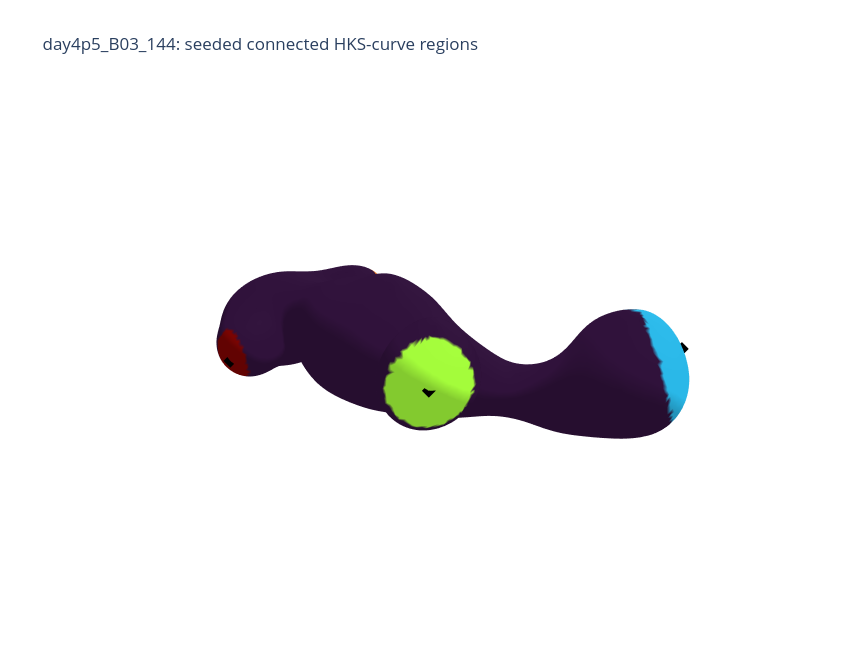
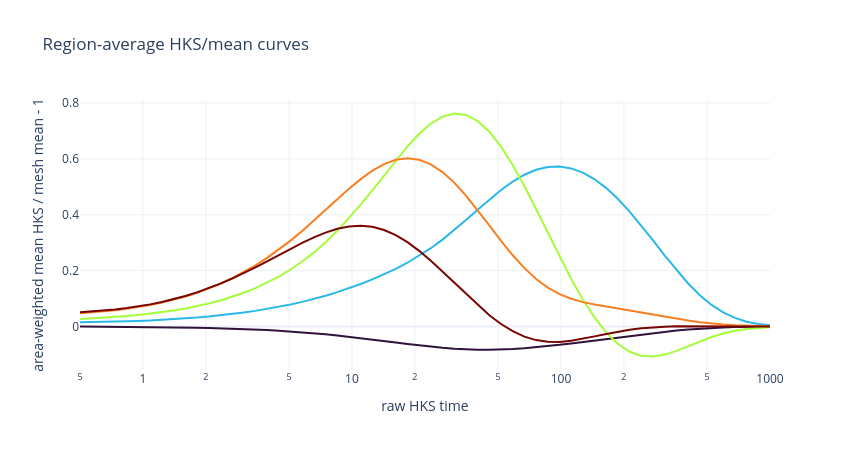

These figures' notebook cell, in order:
### Code cell
region_colors = plotly_colors.sample_colorscale(
    "Turbo",
    np.linspace(0.0, 1.0, max(len(region_ids), 2))[: len(region_ids)],
)
region_names = [
    f"R{rid}: area={region_areas[rid] / surface_area:.1%}, seeds={int(region_seed_counts[rid])}"
    for rid in region_ids
]

fig_regions = plot_mesh_by_regions(
    mesh,
    region_vertex_sets,
    backend="plotly",
    region_names=region_names,
    colors=region_colors,
    alpha=1.0,
    add_legend=False,
    fig_size=(850, 650),
)
seed_xyz = np.asarray(mesh.v)[seed_vertices]
fig_regions.add_trace(
    go.Scatter3d(
        x=seed_xyz[:, 0],
        y=seed_xyz[:, 1],
        z=seed_xyz[:, 2],
        mode="markers",
        marker=dict(size=4.5, color="black", symbol="diamond"),
        text=[f"seed {i}: v{int(v)}<br>peak={peak_height[v]:.3g}<br>t={peak_time[v]:.3g}" for i, v in enumerate(seed_vertices)],
        hovertemplate="%{text}<extra></extra>",
        showlegend=False,
        name="seeds",
    )
)
fig_regions.update_layout(title=f"{mesh.label_uid}: seeded connected HKS-curve regions")
display(fig_regions)

fig_region_curves = go.Figure()
for rid, idx in enumerate(region_vertex_sets):
    weights = vertex_areas[idx]
    region_curve = np.average(hks_meanratio[idx], axis=0, weights=weights)
    fig_region_curves.add_trace(
        go.Scatter(
            x=ts_mesh,
            y=region_curve,
            mode="lines",
            line=dict(color=region_colors[rid], width=2.0),
            name=f"R{rid}",
            text=[region_names[rid]] * ts_mesh.size,
            hovertemplate="%{text}<br>t=%{x:.4g}<br>HKS/mean-1=%{y:.4g}<extra></extra>",
            showlegend=False,
        )
    )

fig_region_curves.update_xaxes(type="log", title_text="raw HKS time")
fig_region_curves.update_yaxes(title_text="area-weighted mean HKS / mesh mean - 1")
fig_region_curves.update_layout(
    title="Region-average HKS/mean curves",
    width=850,
    height=450,
    template="plotly_white",
    showlegend=False,
)
display(fig_region_curves)

### Figure 1 — Plotly figure (JSON) as saved in the notebook; plotly's stock layout.template omitted (floating-point values rounded to 4 significant figures; data arrays with more than 128 entries replaced by an {"elided": "..."} marker saying what was removed)
{"data": [{"i": {"elided": "35998 int values"}, "j": {"elided": "35998 int values"}, "k": {"elided": "35998 int values"}, "opacity": 1, "showscale": false, "type": "mesh3d", "vertexcolor": {"elided": "18001 str values"}, "x": {"elided": "18001 float values"}, "y": {"elided": "18001 float values"}, "z": {"elided": "18001 float values"}}, {"hovertemplate": "%{text}<extra></extra>", "marker": {"color": "black", "size": 4.5, "symbol": "diamond"}, "mode": "markers", "name": "seeds", "showlegend": false, "text": ["seed 0: v15005<br>peak=0.821<br>t=30.9", "seed 1: v9951<br>peak=0.662<br>t=18.4", "seed 2: v11468<br>peak=0.611<br>t=86.5", "seed 3: v7471<br>peak=0.417<br>t=9.68"], "type": "scatter3d", "x": [-6.543, 5.329, 9.611, -9.12], "y": [-7.756, 9.241, -13.32, 7.578], "z": [2.485, 0.2729, 0.9809, -0.6311]}], "layout": {"height": 650, "scene": {"aspectmode": "data", "bgcolor": "rgba(0,0,0,0)", "camera": {"eye": {"x": -1.282, "y": -1.282, "z": 0.8452}}, "xaxis": {"visible": false}, "yaxis": {"visible": false}, "zaxis": {"visible": false}}, "title": {"text": "day4p5_B03_144: seeded connected HKS-curve regions"}, "width": 850}}

### Figure 2 — Plotly figure (JSON) as saved in the notebook; plotly's stock layout.template omitted (floating-point values rounded to 4 significant figures)
{"data": [{"hovertemplate": "%{text}<br>t=%{x:.4g}<br>HKS/mean-1=%{y:.4g}<extra></extra>", "line": {"color": "rgb(48, 18, 59)", "width": 2}, "mode": "lines", "name": "R0", "showlegend": false, "text": ["R0: area=90.0%, seeds=0", "R0: area=90.0%, seeds=0", "R0: area=90.0%, seeds=0", "R0: area=90.0%, seeds=0", "R0: area=90.0%, seeds=0", "R0: area=90.0%, seeds=0", "R0: area=90.0%, seeds=0", "R0: area=90.0%, seeds=0", "R0: area=90.0%, seeds=0", "R0: area=90.0%, seeds=0", "R0: area=90.0%, seeds=0", "R0: area=90.0%, seeds=0", "R0: area=90.0%, seeds=0", "R0: area=90.0%, seeds=0", "R0: area=90.0%, seeds=0", "R0: area=90.0%, seeds=0", "R0: area=90.0%, seeds=0", "R0: area=90.0%, seeds=0", "R0: area=90.0%, seeds=0", "R0: area=90.0%, seeds=0", "R0: area=90.0%, seeds=0", "R0: area=90.0%, seeds=0", "R0: area=90.0%, seeds=0", "R0: area=90.0%, seeds=0", "R0: area=90.0%, seeds=0", "R0: area=90.0%, seeds=0", "R0: area=90.0%, seeds=0", "R0: area=90.0%, seeds=0", "R0: area=90.0%, seeds=0", "R0: area=90.0%, seeds=0", "R0: area=90.0%, seeds=0", "R0: area=90.0%, seeds=0", "R0: area=90.0%, seeds=0", "R0: area=90.0%, seeds=0", "R0: area=90.0%, seeds=0", "R0: area=90.0%, seeds=0", "R0: area=90.0%, seeds=0", "R0: area=90.0%, seeds=0", "R0: area=90.0%, seeds=0", "R0: area=90.0%, seeds=0", "R0: area=90.0%, seeds=0", "R0: area=90.0%, seeds=0", "R0: area=90.0%, seeds=0", "R0: area=90.0%, seeds=0", "R0: area=90.0%, seeds=0", "R0: area=90.0%, seeds=0", "R0: area=90.0%, seeds=0", "R0: area=90.0%, seeds=0", "R0: area=90.0%, seeds=0", "R0: area=90.0%, seeds=0", "R0: area=90.0%, seeds=0", "R0: area=90.0%, seeds=0", "R0: area=90.0%, seeds=0", "R0: area=90.0%, seeds=0", "R0: area=90.0%, seeds=0", "R0: area=90.0%, seeds=0", "R0: area=90.0%, seeds=0", "R0: area=90.0%, seeds=0", "R0: area=90.0%, seeds=0", "R0: area=90.0%, seeds=0"], "type": "scatter", "x": [0.5, 0.5687, 0.6469, 0.7359, 0.8371, 0.9522, 1.083, 1.232, 1.401, 1.594, 1.813, 2.063, 2.346, 2.669, 3.036, 3.453, 3.928, 4.468, 5.082, 5.781, 6.576, 7.48, 8.509, 9.679, 11.01, 12.52, 14.24, 16.2, 18.43, 20.97, 23.85, 27.13, 30.86, 35.1, 39.93, 45.42, 51.66, 58.76, 66.84, 76.03, 86.49, 98.38, 111.9, 127.3, 144.8, 164.7, 187.4, 213.1, 242.4, 275.7, 313.7, 356.8, 405.8, 461.6, 525.1, 597.3, 679.4, 772.9, 879.1, 1000.0], "y": [0.0003719, 0.0001965, -1.367e-05, -0.0002657, -0.0005673, -0.0009277, -0.001357, -0.001865, -0.002466, -0.003172, -0.003999, -0.004963, -0.006085, -0.007388, -0.008898, -0.01064, -0.01266, -0.01497, -0.01761, -0.02061, -0.02398, -0.02773, -0.03188, -0.03639, -0.04124, -0.04636, -0.05166, -0.05703, -0.06233, -0.0674, -0.07206, -0.07613, -0.07942, -0.08179, -0.08311, -0.08334, -0.08248, -0.08061, -0.07784, -0.07431, -0.07016, -0.0655, -0.06044, -0.05508, -0.04951, -0.04384, -0.03818, -0.03264, -0.02734, -0.02238, -0.01785, -0.01381, -0.01032, -0.007404, -0.005065, -0.003281, -0.001996, -0.00113, -0.0005906, -0.0002817]}, {"hovertemplate": "%{text}<br>t=%{x:.4g}<br>HKS/mean-1=%{y:.4g}<extra></extra>", "line": {"color": "rgb(42, 184, 232)", "width": 2}, "mode": "lines", "name": "R1", "showlegend": false, "text": ["R1: area=5.8%, seeds=1", "R1: area=5.8%, seeds=1", "R1: area=5.8%, seeds=1", "R1: area=5.8%, seeds=1", "R1: area=5.8%, seeds=1", "R1: area=5.8%, seeds=1", "R1: area=5.8%, seeds=1", "R1: area=5.8%, seeds=1", "R1: area=5.8%, seeds=1", "R1: area=5.8%, seeds=1", "R1: area=5.8%, seeds=1", "R1: area=5.8%, seeds=1", "R1: area=5.8%, seeds=1", "R1: area=5.8%, seeds=1", "R1: area=5.8%, seeds=1", "R1: area=5.8%, seeds=1", "R1: area=5.8%, seeds=1", "R1: area=5.8%, seeds=1", "R1: area=5.8%, seeds=1", "R1: area=5.8%, seeds=1", "R1: area=5.8%, seeds=1", "R1: area=5.8%, seeds=1", "R1: area=5.8%, seeds=1", "R1: area=5.8%, seeds=1", "R1: area=5.8%, seeds=1", "R1: area=5.8%, seeds=1", "R1: area=5.8%, seeds=1", "R1: area=5.8%, seeds=1", "R1: area=5.8%, seeds=1", "R1: area=5.8%, seeds=1", "R1: area=5.8%, seeds=1", "R1: area=5.8%, seeds=1", "R1: area=5.8%, seeds=1", "R1: area=5.8%, seeds=1", "R1: area=5.8%, seeds=1", "R1: area=5.8%, seeds=1", "R1: area=5.8%, seeds=1", "R1: area=5.8%, seeds=1", "R1: area=5.8%, seeds=1", "R1: area=5.8%, seeds=1", "R1: area=5.8%, seeds=1", "R1: area=5.8%, seeds=1", "R1: area=5.8%, seeds=1", "R1: area=5.8%, seeds=1", "R1: area=5.8%, seeds=1", "R1: area=5.8%, seeds=1", "R1: area=5.8%, seeds=1", "R1: area=5.8%, seeds=1", "R1: area=5.8%, seeds=1", "R1: area=5.8%, seeds=1", "R1: area=5.8%, seeds=1", "R1: area=5.8%, seeds=1", "R1: area=5.8%, seeds=1", "R1: area=5.8%, seeds=1", "R1: area=5.8%, seeds=1", "R1: area=5.8%, seeds=1", "R1: area=5.8%, seeds=1", "R1: area=5.8%, seeds=1", "R1: area=5.8%, seeds=1", "R1: area=5.8%, seeds=1"], "type": "scatter", "x": [0.5, 0.5687, 0.6469, 0.7359, 0.8371, 0.9522, 1.083, 1.232, 1.401, 1.594, 1.813, 2.063, 2.346, 2.669, 3.036, 3.453, 3.928, 4.468, 5.082, 5.781, 6.576, 7.48, 8.509, 9.679, 11.01, 12.52, 14.24, 16.2, 18.43, 20.97, 23.85, 27.13, 30.86, 35.1, 39.93, 45.42, 51.66, 58.76, 66.84, 76.03, 86.49, 98.38, 111.9, 127.3, 144.8, 164.7, 187.4, 213.1, 242.4, 275.7, 313.7, 356.8, 405.8, 461.6, 525.1, 597.3, 679.4, 772.9, 879.1, 1000.0], "y": [0.01545, 0.01603, 0.01675, 0.01766, 0.01877, 0.02014, 0.0218, 0.02379, 0.02615, 0.02892, 0.03212, 0.03579, 0.03997, 0.0447, 0.05003, 0.05602, 0.06275, 0.07031, 0.07877, 0.08823, 0.09876, 0.1104, 0.1232, 0.1372, 0.1524, 0.1689, 0.1868, 0.2064, 0.2282, 0.2527, 0.2802, 0.311, 0.3448, 0.3809, 0.418, 0.4545, 0.4887, 0.5188, 0.5432, 0.5609, 0.5709, 0.5727, 0.5659, 0.5506, 0.527, 0.4954, 0.4564, 0.4112, 0.361, 0.3079, 0.2541, 0.202, 0.154, 0.112, 0.07733, 0.05036, 0.03072, 0.01743, 0.009111, 0.004346]}, {"hovertemplate": "%{text}<br>t=%{x:.4g}<br>HKS/mean-1=%{y:.4g}<extra></extra>", "line": {"color": "rgb(164, 252, 59)", "width": 2}, "mode": "lines", "name": "R2", "showlegend": false, "text": ["R2: area=2.1%, seeds=1", "R2: area=2.1%, seeds=1", "R2: area=2.1%, seeds=1", "R2: area=2.1%, seeds=1", "R2: area=2.1%, seeds=1", "R2: area=2.1%, seeds=1", "R2: area=2.1%, seeds=1", "R2: area=2.1%, seeds=1", "R2: area=2.1%, seeds=1", "R2: area=2.1%, seeds=1", "R2: area=2.1%, seeds=1", "R2: area=2.1%, seeds=1", "R2: area=2.1%, seeds=1", "R2: area=2.1%, seeds=1", "R2: area=2.1%, seeds=1", "R2: area=2.1%, seeds=1", "R2: area=2.1%, seeds=1", "R2: area=2.1%, seeds=1", "R2: area=2.1%, seeds=1", "R2: area=2.1%, seeds=1", "R2: area=2.1%, seeds=1", "R2: area=2.1%, seeds=1", "R2: area=2.1%, seeds=1", "R2: area=2.1%, seeds=1", "R2: area=2.1%, seeds=1", "R2: area=2.1%, seeds=1", "R2: area=2.1%, seeds=1", "R2: area=2.1%, seeds=1", "R2: area=2.1%, seeds=1", "R2: area=2.1%, seeds=1", "R2: area=2.1%, seeds=1", "R2: area=2.1%, seeds=1", "R2: area=2.1%, seeds=1", "R2: area=2.1%, seeds=1", "R2: area=2.1%, seeds=1", "R2: area=2.1%, seeds=1", "R2: area=2.1%, seeds=1", "R2: area=2.1%, seeds=1", "R2: area=2.1%, seeds=1", "R2: area=2.1%, seeds=1", "R2: area=2.1%, seeds=1", "R2: area=2.1%, seeds=1", "R2: area=2.1%, seeds=1", "R2: area=2.1%, seeds=1", "R2: area=2.1%, seeds=1", "R2: area=2.1%, seeds=1", "R2: area=2.1%, seeds=1", "R2: area=2.1%, seeds=1", "R2: area=2.1%, seeds=1", "R2: area=2.1%, seeds=1", "R2: area=2.1%, seeds=1", "R2: area=2.1%, seeds=1", "R2: area=2.1%, seeds=1", "R2: area=2.1%, seeds=1", "R2: area=2.1%, seeds=1", "R2: area=2.1%, seeds=1", "R2: area=2.1%, seeds=1", "R2: area=2.1%, seeds=1", "R2: area=2.1%, seeds=1", "R2: area=2.1%, seeds=1"], "type": "scatter", "x": [0.5, 0.5687, 0.6469, 0.7359, 0.8371, 0.9522, 1.083, 1.232, 1.401, 1.594, 1.813, 2.063, 2.346, 2.669, 3.036, 3.453, 3.928, 4.468, 5.082, 5.781, 6.576, 7.48, 8.509, 9.679, 11.01, 12.52, 14.24, 16.2, 18.43, 20.97, 23.85, 27.13, 30.86, 35.1, 39.93, 45.42, 51.66, 58.76, 66.84, 76.03, 86.49, 98.38, 111.9, 127.3, 144.8, 164.7, 187.4, 213.1, 242.4, 275.7, 313.7, 356.8, 405.8, 461.6, 525.1, 597.3, 679.4, 772.9, 879.1, 1000.0], "y": [0.02723, 0.02925, 0.03162, 0.03438, 0.03762, 0.04142, 0.04587, 0.05108, 0.05719, 0.06431, 0.0726, 0.0822, 0.09328, 0.106, 0.1207, 0.1375, 0.1568, 0.1789, 0.2041, 0.2327, 0.2652, 0.3018, 0.3425, 0.3873, 0.4359, 0.4874, 0.5407, 0.5938, 0.6444, 0.6895, 0.7262, 0.7514, 0.7623, 0.7573, 0.7354, 0.697, 0.6436, 0.5775, 0.5017, 0.4197, 0.335, 0.2508, 0.1704, 0.0966, 0.03187, -0.0217, -0.06263, -0.09019, -0.1046, -0.1073, -0.1004, -0.08709, -0.07042, -0.05324, -0.03764, -0.02485, -0.01527, -0.008695, -0.004553, -0.002174]}, {"hovertemplate": "%{text}<br>t=%{x:.4g}<br>HKS/mean-1=%{y:.4g}<extra></extra>", "line": {"color": "rgb(248, 127, 33)", "width": 2}, "mode": "lines", "name": "R3", "showlegend": false, "text": ["R3: area=1.3%, seeds=1", "R3: area=1.3%, seeds=1", "R3: area=1.3%, seeds=1", "R3: area=1.3%, seeds=1", "R3: area=1.3%, seeds=1", "R3: area=1.3%, seeds=1", "R3: area=1.3%, seeds=1", "R3: area=1.3%, seeds=1", "R3: area=1.3%, seeds=1", "R3: area=1.3%, seeds=1", "R3: area=1.3%, seeds=1", "R3: area=1.3%, seeds=1", "R3: area=1.3%, seeds=1", "R3: area=1.3%, seeds=1", "R3: area=1.3%, seeds=1", "R3: area=1.3%, seeds=1", "R3: area=1.3%, seeds=1", "R3: area=1.3%, seeds=1", "R3: area=1.3%, seeds=1", "R3: area=1.3%, seeds=1", "R3: area=1.3%, seeds=1", "R3: area=1.3%, seeds=1", "R3: area=1.3%, seeds=1", "R3: area=1.3%, seeds=1", "R3: area=1.3%, seeds=1", "R3: area=1.3%, seeds=1", "R3: area=1.3%, seeds=1", "R3: area=1.3%, seeds=1", "R3: area=1.3%, seeds=1", "R3: area=1.3%, seeds=1", "R3: area=1.3%, seeds=1", "R3: area=1.3%, seeds=1", "R3: area=1.3%, seeds=1", "R3: area=1.3%, seeds=1", "R3: area=1.3%, seeds=1", "R3: area=1.3%, seeds=1", "R3: area=1.3%, seeds=1", "R3: area=1.3%, seeds=1", "R3: area=1.3%, seeds=1", "R3: area=1.3%, seeds=1", "R3: area=1.3%, seeds=1", "R3: area=1.3%, seeds=1", "R3: area=1.3%, seeds=1", "R3: area=1.3%, seeds=1", "R3: area=1.3%, seeds=1", "R3: area=1.3%, seeds=1", "R3: area=1.3%, seeds=1", "R3: area=1.3%, seeds=1", "R3: area=1.3%, seeds=1", "R3: area=1.3%, seeds=1", "R3: area=1.3%, seeds=1", "R3: area=1.3%, seeds=1", "R3: area=1.3%, seeds=1", "R3: area=1.3%, seeds=1", "R3: area=1.3%, seeds=1", "R3: area=1.3%, seeds=1", "R3: area=1.3%, seeds=1", "R3: area=1.3%, seeds=1", "R3: area=1.3%, seeds=1", "R3: area=1.3%, seeds=1"], "type": "scatter", "x": [0.5, 0.5687, 0.6469, 0.7359, 0.8371, 0.9522, 1.083, 1.232, 1.401, 1.594, 1.813, 2.063, 2.346, 2.669, 3.036, 3.453, 3.928, 4.468, 5.082, 5.781, 6.576, 7.48, 8.509, 9.679, 11.01, 12.52, 14.24, 16.2, 18.43, 20.97, 23.85, 27.13, 30.86, 35.1, 39.93, 45.42, 51.66, 58.76, 66.84, 76.03, 86.49, 98.38, 111.9, 127.3, 144.8, 164.7, 187.4, 213.1, 242.4, 275.7, 313.7, 356.8, 405.8, 461.6, 525.1, 597.3, 679.4, 772.9, 879.1, 1000.0], "y": [0.04709, 0.05027, 0.05404, 0.0585, 0.06377, 0.07, 0.07733, 0.08592, 0.09592, 0.1075, 0.1208, 0.136, 0.1532, 0.1726, 0.1944, 0.2187, 0.2456, 0.2752, 0.3074, 0.3421, 0.3788, 0.4168, 0.4553, 0.4927, 0.5275, 0.5577, 0.5814, 0.5968, 0.6023, 0.597, 0.5804, 0.5527, 0.5149, 0.4688, 0.4167, 0.3616, 0.3067, 0.2549, 0.2089, 0.1702, 0.1394, 0.1162, 0.09937, 0.08737, 0.07845, 0.07114, 0.06434, 0.05745, 0.05024, 0.04276, 0.03524, 0.02799, 0.02133, 0.01551, 0.01071, 0.00697, 0.004252, 0.002412, 0.001261, 0.0006015]}, {"hovertemplate": "%{text}<br>t=%{x:.4g}<br>HKS/mean-1=%{y:.4g}<extra></extra>", "line": {"color": "rgb(122, 4, 2)", "width": 2}, "mode": "lines", "name": "R4", "showlegend": false, "text": ["R4: area=0.9%, seeds=1", "R4: area=0.9%, seeds=1", "R4: area=0.9%, seeds=1", "R4: area=0.9%, seeds=1", "R4: area=0.9%, seeds=1", "R4: area=0.9%, seeds=1", "R4: area=0.9%, seeds=1", "R4: area=0.9%, seeds=1", "R4: area=0.9%, seeds=1", "R4: area=0.9%, seeds=1", "R4: area=0.9%, seeds=1", "R4: area=0.9%, seeds=1", "R4: area=0.9%, seeds=1", "R4: area=0.9%, seeds=1", "R4: area=0.9%, seeds=1", "R4: area=0.9%, seeds=1", "R4: area=0.9%, seeds=1", "R4: area=0.9%, seeds=1", "R4: area=0.9%, seeds=1", "R4: area=0.9%, seeds=1", "R4: area=0.9%, seeds=1", "R4: area=0.9%, seeds=1", "R4: area=0.9%, seeds=1", "R4: area=0.9%, seeds=1", "R4: area=0.9%, seeds=1", "R4: area=0.9%, seeds=1", "R4: area=0.9%, seeds=1", "R4: area=0.9%, seeds=1", "R4: area=0.9%, seeds=1", "R4: area=0.9%, seeds=1", "R4: area=0.9%, seeds=1", "R4: area=0.9%, seeds=1", "R4: area=0.9%, seeds=1", "R4: area=0.9%, seeds=1", "R4: area=0.9%, seeds=1", "R4: area=0.9%, seeds=1", "R4: area=0.9%, seeds=1", "R4: area=0.9%, seeds=1", "R4: area=0.9%, seeds=1", "R4: area=0.9%, seeds=1", "R4: area=0.9%, seeds=1", "R4: area=0.9%, seeds=1", "R4: area=0.9%, seeds=1", "R4: area=0.9%, seeds=1", "R4: area=0.9%, seeds=1", "R4: area=0.9%, seeds=1", "R4: area=0.9%, seeds=1", "R4: area=0.9%, seeds=1", "R4: area=0.9%, seeds=1", "R4: area=0.9%, seeds=1", "R4: area=0.9%, seeds=1", "R4: area=0.9%, seeds=1", "R4: area=0.9%, seeds=1", "R4: area=0.9%, seeds=1", "R4: area=0.9%, seeds=1", "R4: area=0.9%, seeds=1", "R4: area=0.9%, seeds=1", "R4: area=0.9%, seeds=1", "R4: area=0.9%, seeds=1", "R4: area=0.9%, seeds=1"], "type": "scatter", "x": [0.5, 0.5687, 0.6469, 0.7359, 0.8371, 0.9522, 1.083, 1.232, 1.401, 1.594, 1.813, 2.063, 2.346, 2.669, 3.036, 3.453, 3.928, 4.468, 5.082, 5.781, 6.576, 7.48, 8.509, 9.679, 11.01, 12.52, 14.24, 16.2, 18.43, 20.97, 23.85, 27.13, 30.86, 35.1, 39.93, 45.42, 51.66, 58.76, 66.84, 76.03, 86.49, 98.38, 111.9, 127.3, 144.8, 164.7, 187.4, 213.1, 242.4, 275.7, 313.7, 356.8, 405.8, 461.6, 525.1, 597.3, 679.4, 772.9, 879.1, 1000.0], "y": [0.05078, 0.05356, 0.05696, 0.06109, 0.06608, 0.07208, 0.07924, 0.08772, 0.09763, 0.1091, 0.1222, 0.1369, 0.1533, 0.1713, 0.1907, 0.2114, 0.2331, 0.2554, 0.2776, 0.2991, 0.319, 0.3362, 0.3496, 0.3582, 0.3609, 0.3568, 0.3456, 0.3271, 0.3019, 0.2709, 0.2351, 0.1962, 0.1557, 0.1151, 0.07622, 0.0404, 0.009045, -0.01669, -0.03602, -0.0486, -0.05467, -0.05503, -0.05092, -0.04386, -0.03531, -0.02654, -0.01849, -0.01173, -0.006524, -0.002864, -0.000576, 0.0006309, 0.001085, 0.00109, 0.0008855, 0.0006279, 0.0004, 0.0002316, 0.0001222, 5.848e-05]}], "layout": {"height": 450, "showlegend": false, "title": {"text": "Region-average HKS/mean curves"}, "width": 850, "xaxis": {"title": {"text": "raw HKS time"}, "type": "log"}, "yaxis": {"title": {"text": "area-weighted mean HKS / mesh mean - 1"}}}}
